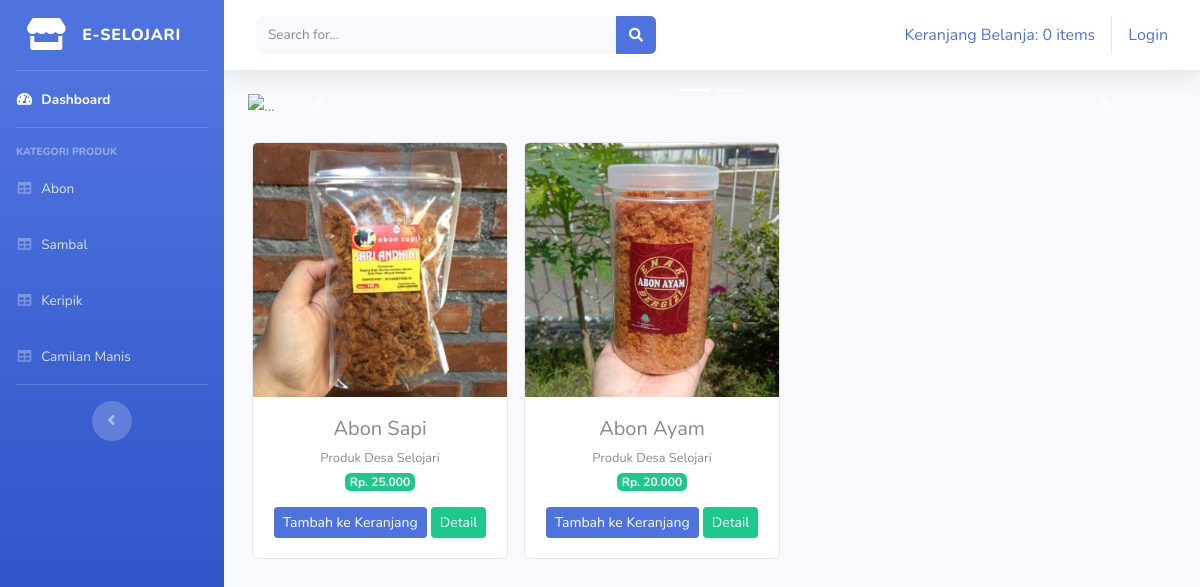
The app's page /index.php/kategori/abon with its own data.
### tables this page shows
CREATE TABLE `tb_barang` (
  `id_brg` int(11) NOT NULL,
  `nama_brg` varchar(120) NOT NULL,
  `keterangan` varchar(225) NOT NULL,
  `kategori` varchar(60) NOT NULL,
  `harga` int(11) NOT NULL,
  `stok` int(4) NOT NULL,
  `gambar` text NOT NULL
);

### application/controllers/kategori.php (called while the page is built, shortened)
<?php
class Kategori extends CI_Controller{
    public function abon()
    {
        $data['abon'] = $this->model_kategori->data_abon()->result();
        $this->load->view('templates/header');
        $this->load->view('templates/sidebar');
        $this->load->view('abon', $data);
        $this->load->view('templates/footer');
    }
}

### index.php (called while the page is built, shortened)
<?php
require_once BASEPATH.'core/CodeIgniter.php';

### application/models/model_kategori.php (called while the page is built, shortened)
<?php
class Model_kategori extends CI_Model{
    public function data_abon(){
        return $this->db->get_where("tb_barang",array('kategori' => 'abon'));
    }
}

### application/views/abon.php (the view, shortened to what this page needs)
<div class="container-fluid">
    <div id="carouselExampleIndicators" class="carousel slide" data-ride="carousel">
    <ol class="carousel-indicators">
        <li data-target="#carouselExampleIndicators" data-slide-to="0" class="active"></li>
        <li data-target="#carouselExampleIndicators" data-slide-to="1"></li>
    </ol>
    <div class="carousel-inner">
        <div class="carousel-item active">
        <img src="<?php echo base_url('assets/img/slider1.jpg') ?>" class="d-block w-100" alt="...">
        </div>
    </div>
    <a class="carousel-control-prev" href="#carouselExampleIndicators" role="button" data-slide="prev">
        <span class="carousel-control-prev-icon" aria-hidden="true"></span>
    </a>
    <a class="carousel-control-next" href="#carouselExampleIndicators" role="button" data-slide="next">
        <span class="carousel-control-next-icon" aria-hidden="true"></span>
    </a>
    </div>
    <div class="row text-center mt-4">
        <?php foreach ($abon as $brg) : ?>
            <div class="card ml-3 mb-4" style="width: 16rem;">
                <img src="<?php echo base_url().'/uploads/'.$brg->gambar ?>" class="card-img-top" alt="...">
                <div class="card-body">
                    <h5 class="card-title mb-1"><?php echo $brg->nama_brg ?></h5>
                    <small><?php echo $brg->keterangan ?></small>
                    <br>
                    <span class="badge badge-success mb-3">Rp. <?php echo number_format($brg->harga, 0,',','.') ?></span>
                    <?php echo anchor('dashboard/tambah_ke_keranjang/' .$brg->id_brg,'<div class="btn btn-sm btn-primary">Tambah ke Keranjang</div>') ?>
                    <?php echo anchor('dashboard/detail/' .$brg->id_brg,'<div class="btn btn-sm btn-success">Detail</div>') ?>
                </div>
            </div>
        <?php endforeach; ?>
    </div>
</div>

### records on screen
tb_barang: gambar (picture), nama_brg "Abon Sapi", keterangan "Produk Desa Selojari", harga "25.000", id_brg "Tambah ke Keranjang", id_brg "Detail"
tb_barang: gambar (picture), nama_brg "Abon Ayam", keterangan "Produk Desa Selojari", harga "20.000", id_brg "Tambah ke Keranjang", id_brg "Detail"

### other values on screen
anchor('dashboard/detail_keranjang', $keranjang) "Keranjang Belanja: 0 items"
anchor('auth/login', 'Login') "Login"
